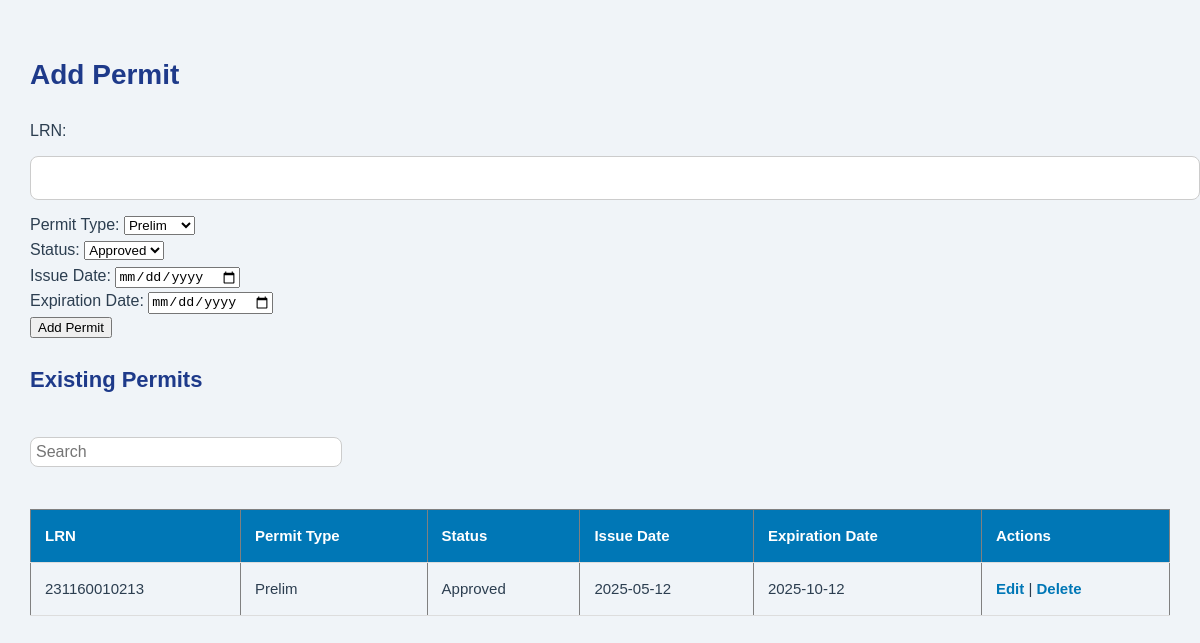
The app's page /permits.php, older data.
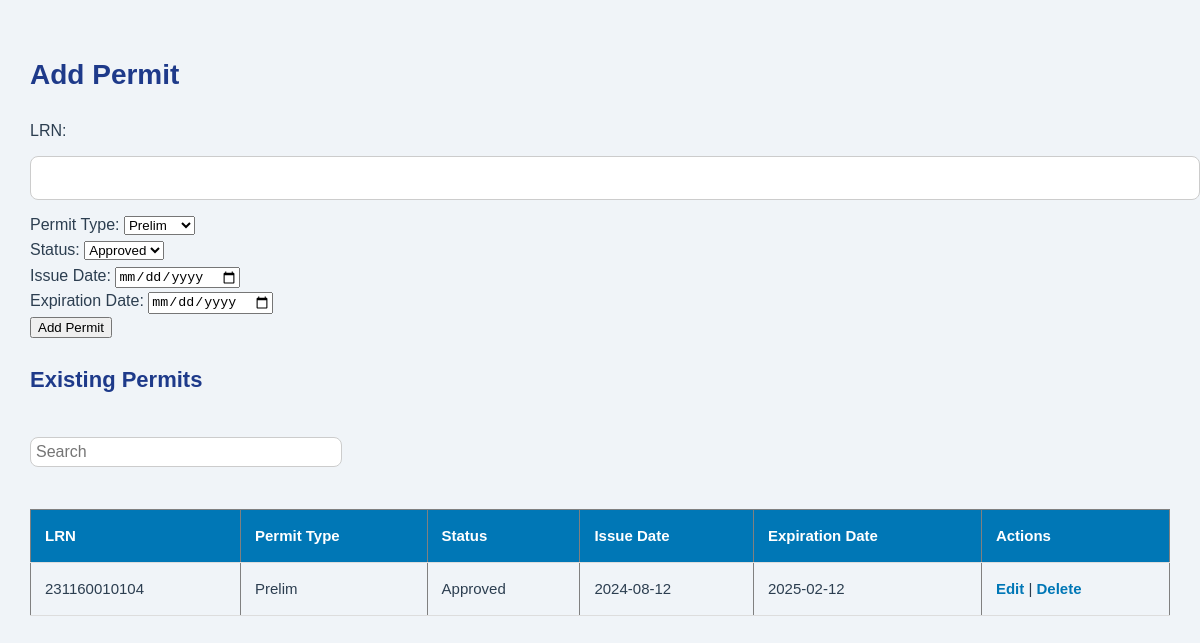
The same page, newer data.
### tables this page shows
CREATE TABLE `permits` (
  `permit_id` int(11) NOT NULL,
  `student_id` varchar(50) DEFAULT NULL,
  `permit_type` varchar(50) DEFAULT NULL,
  `status` varchar(20) DEFAULT NULL,
  `issue_date` date DEFAULT NULL,
  `expiration_date` date DEFAULT NULL
);

### permits.php (the view, shortened to what this page needs)
<?php
include 'db.php';
$permits = $conn->query("SELECT * FROM permits");
?>
<!DOCTYPE html>
<html lang="en">
<head>
    <link rel="stylesheet" type="text/css" href="css/admin.css">
</head>
<body>
<h2>Add Permit</h2>
<form method="POST" action="permits.php">
    LRN: <input type="text" name="student_id" required><br>
    Permit Type:
    <select name="permit_type" required>
        <option value="Prelim">Prelim</option>
    </select><br>
    Status:
    <select name="status" required>
        <option value="Approved">Approved</option>
    </select><br>
    Issue Date: <input type="date" name="issue_date" required><br>
    Expiration Date: <input type="date" name="expiration_date" required><br>
    <input type="submit" value="Add Permit">
</form>
<h3>Existing Permits</h3>
<input type="text" id="searchInput" placeholder="Search" style="margin-top: 20px; padding: 5px; width: 300px;">
<table border="1" cellpadding="5">
    <tr><th>LRN</th><th>Permit Type</th><th>Status</th><th>Issue Date</th><th>Expiration Date</th><th>Actions</th></tr>
    <?php while($row = $permits->fetch_assoc()) { ?>
        <tr>
            <td><?php echo $row['student_id']; ?></td>
            <td><?php echo $row['permit_type']; ?></td>
            <td><?php echo $row['status']; ?></td>
            <td><?php echo $row['issue_date']; ?></td>
            <td><?php echo $row['expiration_date']; ?></td>
            <td>
                <a href="permits.php?edit=<?php echo $row['student_id']; ?>">Edit</a> |
                <a href="permits.php?delete=<?php echo $row['student_id']; ?>" onclick="return confirm('Delete this permit?')">Delete</a>
            </td>
        </tr>
    <?php } ?>
</table>
</body>
</html>

### css/admin.css (style rules this page uses)
body { font-family: 'Poppins', sans-serif; background: #f0f4f8; color: #2c3e50; margin: 0; padding: 30px; line-height: 1.6; }
h2, h3 { color: #1e3a8a; margin-bottom: 20px; font-weight: 700; }
h2 { font-size: 28px; }
h3 { font-size: 22px; }
input[type="text"] { width: 100%; padding: 12px 14px; margin: 12px 0; border: 1px solid #ccc; border-radius: 8px; font-size: 16px; background: #fff; }
table { width: 100%; margin-top: 30px; border-collapse: collapse; }
th, td { padding: 14px; text-align: left; border-bottom: 1px solid #ddd; font-size: 15px; }
th { background-color: #0077b6; color: #fff; }
a { color: #0077b6; text-decoration: none; font-weight: 600; }

Row changes from the older to the newer data that the page shows:
removed permits: student "231160010213", permit_type "Prelim", status "Approved", issue_date "2025-05-12", expiration_date "2025-10-12"
added permits: student "231160010104", permit_type "Prelim", status "Approved", issue_date "2024-08-12", expiration_date "2025-02-12"
